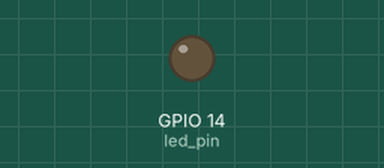
The program below on a simulated Raspberry Pi (BCM pin numbers). On the bench: output pins drawn as LEDs (lit = HIGH). What the program prints to the terminal is not drawn.

Above: at 0.05 s.
At 0.55 s:
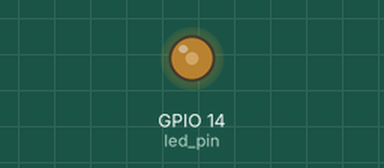
At 1.05 s:
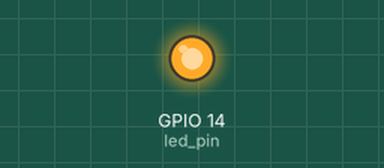
At 2.0 s:
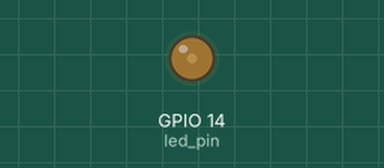
Timing chart, 0 to 4.6 s (numbered marks = the images above):
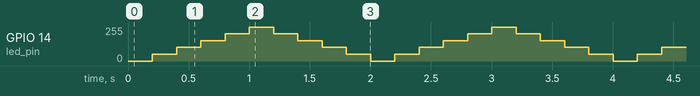

The program:

led.py
```python
#!/usr/bin/env python
#-*- coding: utf-8 -*-

import RPi.GPIO as GPIO
import time

led_pin=14

def main():
    GPIO.setwarnings(False)
    GPIO.setmode(GPIO.BCM)
    GPIO.setup(led_pin, GPIO.OUT, initial=GPIO.LOW)

    # led_pin에 500Hz PWM 인스턴스 생성
    pwm_led = GPIO.PWM(led_pin, 500)

    # 듀티 사이클(duty cycle)을 0%(off)로 시작
    pwm_led.start(0)

    while True:
        # 0, 20, 40, 60, 80 (100 출력 안 함)
        for duty in range(0, 100, 20):
            pwm_led.ChangeDutyCycle(duty) # 듀티 사이클 변경
            print('LED 밝기: %3d' % duty)
            time.sleep(0.2)
        # 100, 80, 60, 40, 20 (0 출력 안 함)
        for duty in range(100, 0, -20):
            pwm_led.ChangeDutyCycle(duty) # 듀티 사이클 변경
            print('LED 밝기: %3d' % duty)
            time.sleep(0.2)

if __name__ == '__main__':
    try:
        main()
    except KeyboardInterrupt:
        pass
    except Exception, e:
        print str(e)
    finally:
        GPIO.cleanup()
```

Measured:
- by itself, GPIO 14 (led_pin): repeats every 2.0 s: 102/255 0.20 s, 153/255 0.20 s, 204/255 0.20 s, 255/255 0.20 s, 204/255 0.20 s, 153/255 0.20 s, 102/255 0.20 s, 51/255 0.20 s, 0/255 0.20 s, 51/255 0.20 s
